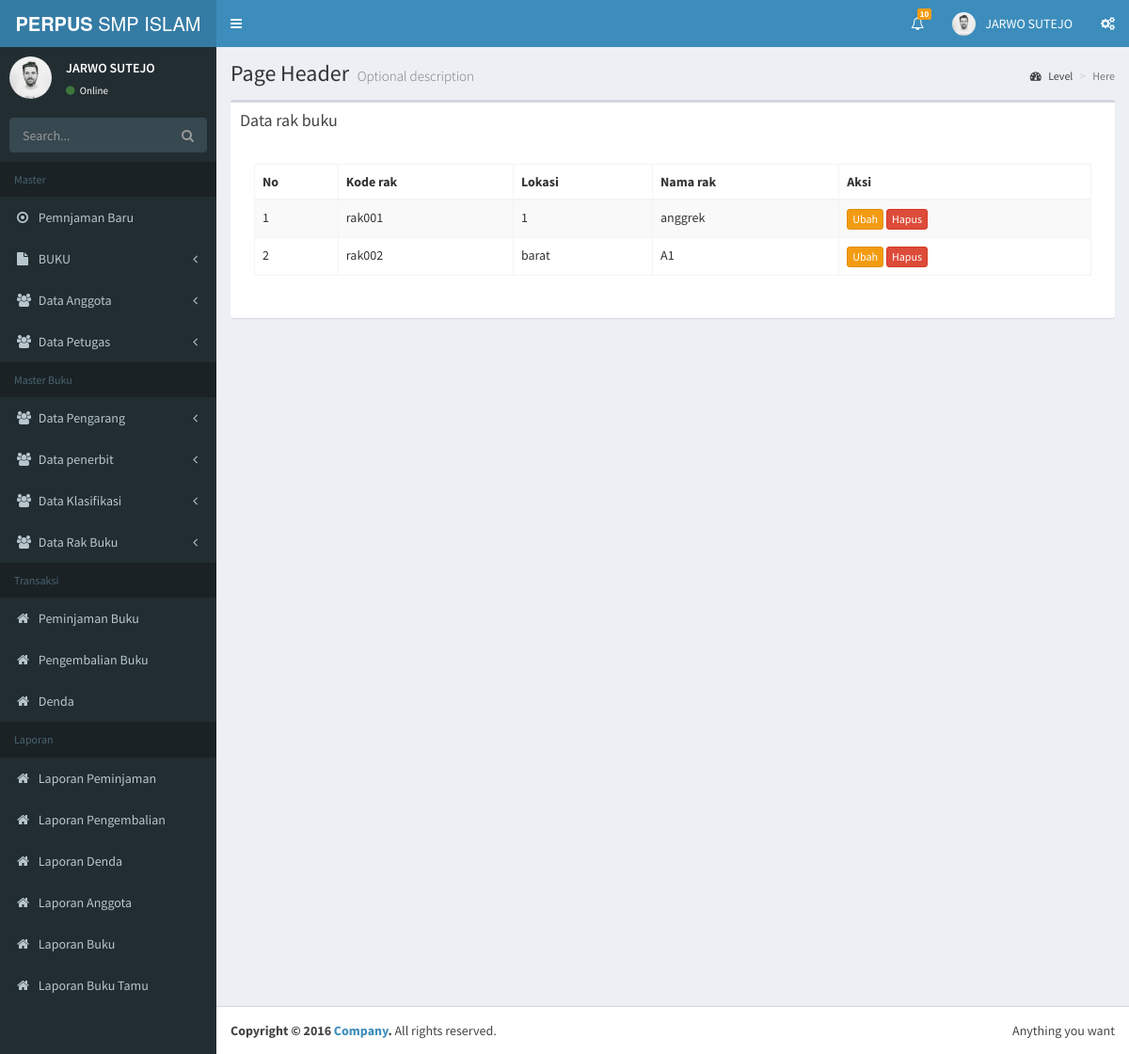
/pecahan/admin/index.php?page=rak_buku&aksi=view (signed in), run on the app's committed database.
### tables this page shows
CREATE TABLE `rak_buku` (
  `kd_rak` varchar(45) NOT NULL,
  `lokasi` varchar(20) NOT NULL,
  `nama_rak` varchar(15) NOT NULL,
  PRIMARY KEY (`kd_rak`),
  KEY `kd_buku` (`nama_rak`)
);

### pecahan/admin/rak_buku/rak_buku_view.php (the view, shortened to what this page needs)
<div class="box">
           <div class="box-header">
             <h3 class="box-title">Data rak buku</h3>
           </div>
           <div class="box-body">
                                  <div class="panel-body">
                           <div class="table-responsive">
                               <table class="table table-striped table-bordered table-hover" id="rak_buku">
                                   <thead>
                                       <tr>
                                           <th>No</th>
                                           <th>Kode rak</th>
                                           <th>Lokasi</th>
                                           <th>Nama rak</th>
                                           <th>Aksi</th>
                                       </tr>
                                   </thead>
                                   <tbody>
                                   	<?php
                                   		$sql = mysql_query("SELECT * FROM rak_buku");
                                   		$no = 1;
                                   		while ($tampil = mysql_fetch_array($sql)) {
                                   	 ?>
                                   	 	<tr>
                                   	 		<td><?php echo $no++; ?></td>
                                   	 		<td><?php echo $tampil['kd_rak']; ?></td>
                                               <td><?php echo $tampil['lokasi']; ?></td>
                                               <td><?php echo $tampil['nama_rak']; ?></td>
                                               <td>
                                                   <a href="?page=rak_buku&aksi=edit&id=<?php echo $tampil['kd_rak']; ?>"><button class="btn btn-warning btn-xs">Ubah</button></a>
                                                   <a onclick="return confirm('Yakin Ingin Menghapus ?')" href="?page=rak_buku&aksi=hapus&id=<?php echo $tampil['kd_rak']; ?>"><button class="btn btn-danger btn-xs">Hapus</button></a>
                                               </td>
                                   	 	</tr>
                                   	 <?php } ?>
                                   </tbody>
                               </table>
                           </div>
                       </div>
                       </div>
                       </div>

### data on the page
rak_buku: kd_rak "rak001", lokasi "1", nama_rak "anggrek"
rak_buku: kd_rak "rak002", lokasi "barat", nama_rak "A1"

### other printed values
$_SESSION['nama'] "JARWO SUTEJO"
